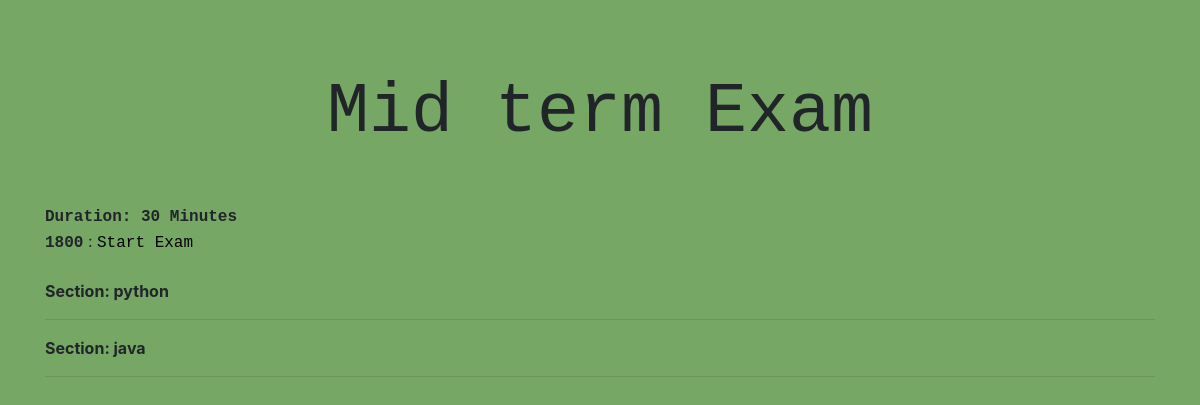
The app's page /student_exam/1, older data.
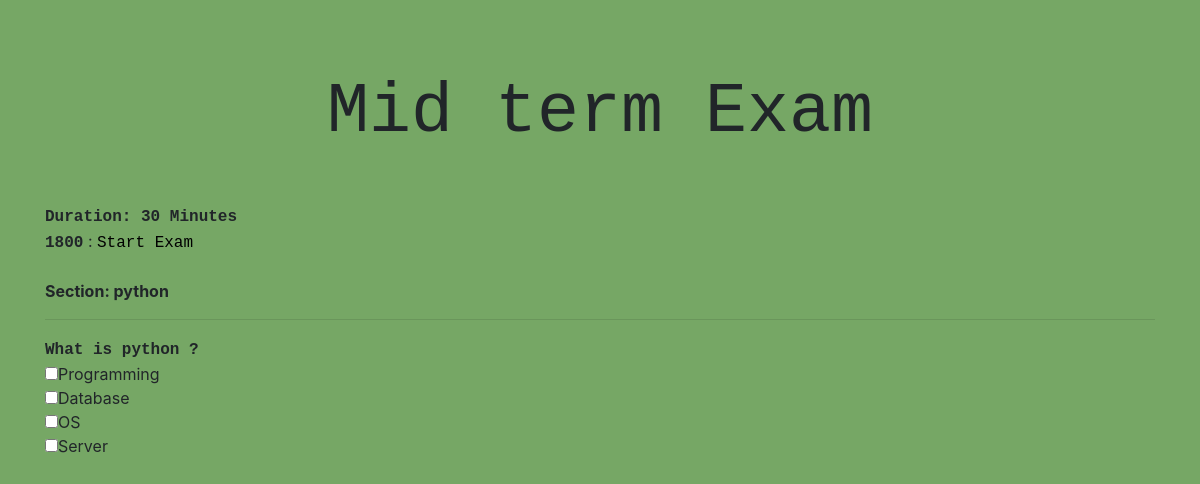
The same page, newer data.
### exam/models.py (models this page shows, shortened)
class Section(models.Model):
	section = models.CharField(max_length = 100)
	def __str__(self):
		return str(self.section)

class Question(models.Model):
	section = models.ForeignKey(Section, on_delete = models.CASCADE, null = True)
	question = models.CharField(max_length = 200)

class Choice(models.Model):
	question = models.ForeignKey(Question,max_length = 200, on_delete = models.CASCADE)
	choice = models.CharField(max_length = 200)

### exam/views.py (the view)
# urls.py: path('student_exam/<int:pk>', views.student_exam, name = "student_exam"),
def student_exam(request, pk):
	exam = get_object_or_404(Exam, pk = pk)
	question = Question.objects.all()
	choice = Choice.objects.all()
	return render(request, "exam/student_exam.html", {"question" : question, "exam":exam, "choice":choice})

### exam/templates/exam/student_exam.html (shortened to what this page needs)
<!DOCTYPE html>
<html>
<head>
</head>
   <link rel="stylesheet" href="https://maxcdn.bootstrapcdn.com/bootstrap/4.3.1/css/bootstrap.min.css">
<body>
<div class="container">
		<div class="col-xs-12">
			<center>
				<p style="font-family: monospace; margin-top: 60px; font-size: 70px;">
					{{exam.name}}
				</p>
			</center>
		</div>
</div>
<br>
<div class="container">
	<div style="font-family: monospace;" class="col-xs-12">
		<b>Duration: {{exam.duration}} Minutes</b>
	</div>
	<div>
		<span id="count" style="font-family: monospace;"><b>1800</b></span> :
<a href="#" id="startClock" style="color: black; font-family: monospace;">Start Exam</a>
	</div>
	<br>
	<div>
			 {% for section in exam.section.all %}<b>Section:  {{ section }} </b>
	<br>
	<hr>
	{% for i in question %}
	{% if i.section.id == section.id %}
	<div>
		<b style="font-family: monospace;">{{i.question}}</b><br>
	</div>
	{% for j in choice %}
	{% if i.id == j.question.id %}
	<form>
  <input type="checkbox" name="gender">{{j.choice}}<br>
</form>
	{% endif %}
	{% endfor %}
	{% endif %}
	{% endfor %}
	{% endfor %}
	</div>
</div>
</body>
</html>

Row changes from the older to the newer data that the page shows:
removed Section: section "java"
added Question: question "What is python ?"
added Choice: choice "Programming"
added Choice: choice "Database"
added Choice: choice "OS"
added Choice: choice "Server"
